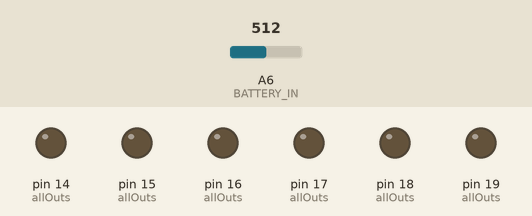
A sketch run on a simulated Arduino Nano, built with avr-gcc and run on an emulated ATmega328P. Shown: output pins drawn as LEDs (lit = HIGH). The test bench sets the inputs (shaded band); at power-on: A6 (BATTERY_IN) = 512.

Above: at 1.2 s.
1.3 s: A6 (BATTERY_IN) set to 526
2.8 s: A6 (BATTERY_IN) set to 552
At 3.9 s:
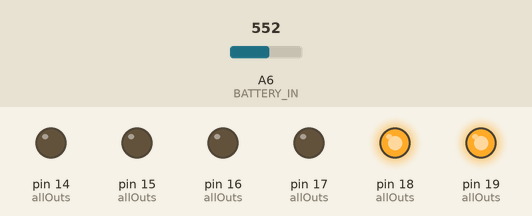
4.3 s: A6 (BATTERY_IN) set to 716
At 5.1 s:
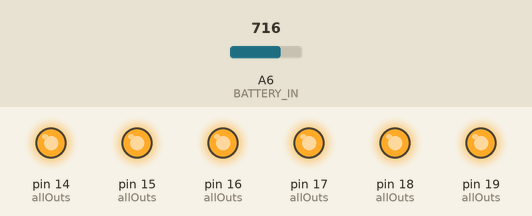
5.8 s: A6 (BATTERY_IN) set to 579
7.3 s: A6 (BATTERY_IN) set to 553
At 8.5 s:
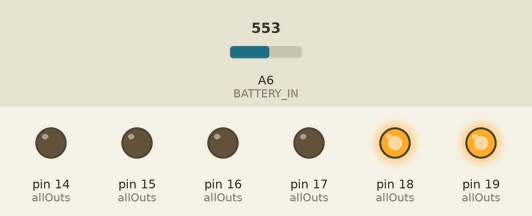
8.8 s: A6 (BATTERY_IN) set to 511
At 9.7 s:
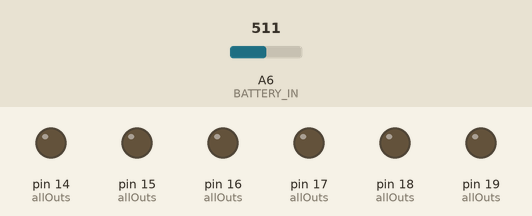
Timing chart, 0 to 11.3 s (numbered marks = the images above; inputs shaded):
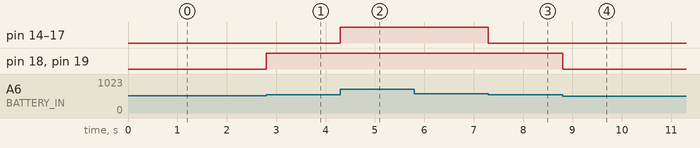

Measured:
- the behaviour switches between 537 and 538 on A6 (BATTERY_IN) (found by bisection; images 0 and 1)
- the behaviour switches between 563 and 562 on A6 (BATTERY_IN) (found by bisection; images 2 and 3)
- after the input at 1.3 s, every drawn part: stays the same
- after the input at 2.8 s, pin 18 (allOuts), pin 19 (allOuts): LOW → HIGH at once
- after the input at 4.3 s, pin 14 (allOuts), pin 15 (allOuts), pin 16 (allOuts), pin 17 (allOuts): LOW → HIGH at once
- after the input at 5.8 s, every drawn part: stays the same
- after the input at 7.3 s, pin 14 (allOuts), pin 15 (allOuts), pin 16 (allOuts), pin 17 (allOuts): HIGH → LOW at once
- after the input at 8.8 s, pin 18 (allOuts), pin 19 (allOuts): HIGH → LOW at once

The sketch:

Startup.ino
```cpp
#define TEST_MODE

#ifdef TEST_MODE
  // TESTING LED VALUES
  // CUT 1
  const int SPEED_SENSE_OUT = 14;
  const int TEMP_SENSE_OUT = 15;
  const int POT_SENSE_OUT = 16;
  const int BRAKE_PRESSURE_OUT = 17;
  // CUT 2
  const int RAD_FAN_OUT  = 18;
  const int BRAKELIGHT_OUT = 19;
  // FINAL CUT
  const int COOLANT_PUMP_OUT = 20;
#else
  // REAL PORTS
  // CUT 1
  const int SPEED_SENSE_OUT = 33;
  const int TEMP_SENSE_OUT = 35;
  const int POT_SENSE_OUT = 31;
  const int BRAKE_PRESSURE_OUT = 37;
  // CUT 2
  const int RAD_FAN_OUT  = 41;
  const int BRAKELIGHT_OUT = 39;
  // FINAL CUT
  const int COOLANT_PUMP_OUT = 43;
#endif

#define BATTERY_IN A6
#define VOLT_MULT 4;

#define CUT1_MIN 11
#define CUT2_MIN 10.5
#define CUT3_MIN 10

// everything at or below the given index will be cut
// if the voltage drops below the threshold;
// read it as 'the first N in the array will stay on'
#define CUT1_IDX 3 // no sensors
#define CUT2_IDX 1 // just the coolant pump
#define CUT3_IDX 0 // everything off

int allOuts[] = {COOLANT_PUMP_OUT,

                BRAKELIGHT_OUT, RAD_FAN_OUT,

                BRAKE_PRESSURE_OUT, POT_SENSE_OUT,
                TEMP_SENSE_OUT, SPEED_SENSE_OUT};


#define ALLOUTS_LEN sizeof(allOuts) / sizeof(int)


float batteryVoltage() {
  float sensorValue = analogRead(BATTERY_IN);
  float voltage = sensorValue * (5.0 / 1023.0);
  voltage *= VOLT_MULT;
  return voltage;
}

void setCutoff(int cutoffIdx)
{
  for (int i = 0; i < 7; i++)
  {
      digitalWrite(allOuts[i], (i < cutoffIdx) ? HIGH : LOW);

  }

}

void setup() {

  for (int i = 0; i < ALLOUTS_LEN; i++)
  {
    pinMode(allOuts[i], OUTPUT);
  }
  setCutoff(ALLOUTS_LEN);
}


void loop() {

  float battery = batteryVoltage();
   //setCutoff(1);
  if(battery < CUT3_MIN)
  {
    setCutoff(CUT3_IDX);
  }
  else if (battery < CUT2_MIN)
  {
    setCutoff(CUT2_IDX);
  }
  else if (battery < CUT1_MIN)
  {
    setCutoff(CUT1_IDX);
  }
  else
  {
    setCutoff(ALLOUTS_LEN);
  }
}
```
